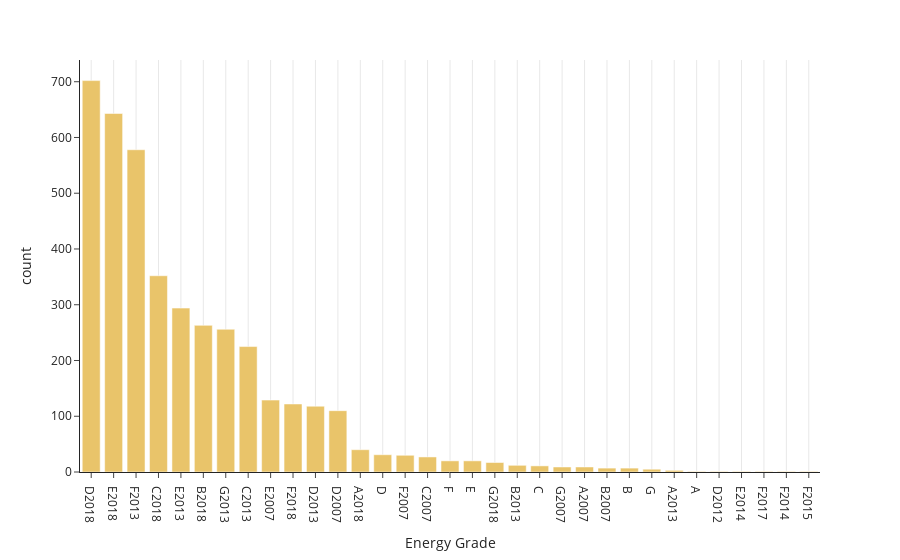

The notebook cell this image was saved under:
### Code cell
df = data.energy_grade.value_counts().reset_index()
fig = px.bar(
    data_frame=df,
    x="energy_grade",
    y="count",
    template="simple_white",
    hover_data={
        "energy_grade":False,
        "count": ":.0f",
        },
    hover_name="energy_grade",
    labels=dict(energy_grade="Energy Grade"),
)
fig.update_traces(marker_color='#e9c46a')
fig.update_xaxes(showgrid=True)
fig.show()

### Figure 1 — Plotly figure (JSON) as saved in the notebook; plotly's stock layout.template omitted (floating-point values rounded to 4 significant figures)
{"data": [{"hovertemplate": "<b>%{hovertext}</b><br><br>count=%{y:.0f}<extra></extra>", "hovertext": ["D2018", "E2018", "F2013", "C2018", "E2013", "B2018", "G2013", "C2013", "E2007", "F2018", "D2013", "D2007", "A2018", "D", "F2007", "C2007", "F", "E", "G2018", "B2013", "C", "G2007", "A2007", "B2007", "B", "G", "A2013", "A", "D2012", "E2014", "F2017", "F2014", "F2015"], "legendgroup": "", "marker": {"color": "#e9c46a", "pattern": {"shape": ""}}, "name": "", "orientation": "v", "showlegend": false, "textposition": "auto", "type": "bar", "x": ["D2018", "E2018", "F2013", "C2018", "E2013", "B2018", "G2013", "C2013", "E2007", "F2018", "D2013", "D2007", "A2018", "D", "F2007", "C2007", "F", "E", "G2018", "B2013", "C", "G2007", "A2007", "B2007", "B", "G", "A2013", "A", "D2012", "E2014", "F2017", "F2014", "F2015"], "xaxis": "x", "y": [702, 643, 578, 352, 294, 263, 256, 225, 129, 122, 118, 110, 40, 31, 30, 27, 20, 20, 17, 12, 11, 9, 9, 7, 7, 5, 3, 1, 1, 1, 1, 1, 1], "yaxis": "y"}], "layout": {"barmode": "relative", "legend": {"tracegroupgap": 0}, "margin": {"t": 60}, "xaxis": {"anchor": "y", "domain": [0, 1], "showgrid": true, "title": {"text": "Energy Grade"}}, "yaxis": {"anchor": "x", "domain": [0, 1], "title": {"text": "count"}}}}
